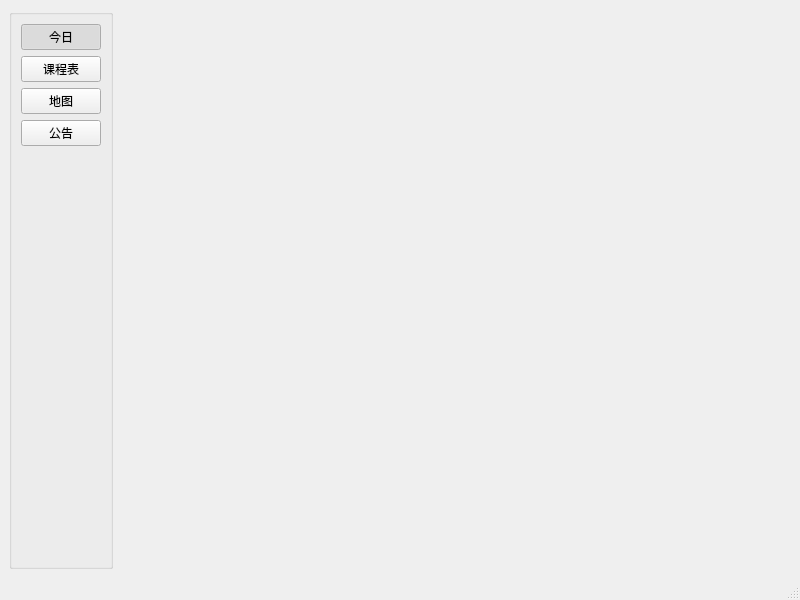
<?xml version="1.0" encoding="UTF-8"?>
<ui version="4.0">
 <class>MainWindow</class>
 <widget class="QMainWindow" name="MainWindow">
  <property name="geometry">
   <rect>
    <x>0</x>
    <y>0</y>
    <width>800</width>
    <height>600</height>
   </rect>
  </property>
  <property name="windowTitle">
   <string>MainWindow</string>
  </property>
  <widget class="QWidget" name="centralwidget">
   <layout class="QHBoxLayout" name="horizontalLayout_2">
    <item>
     <layout class="QHBoxLayout" name="horizontalLayout">
      <item>
       <widget class="QGroupBox" name="groupBox">
        <property name="title">
         <string/>
        </property>
        <layout class="QVBoxLayout" name="verticalLayout">
         <item>
          <widget class="QPushButton" name="ButtonToday">
           <property name="text">
            <string>今日</string>
           </property>
           <property name="checkable">
            <bool>true</bool>
           </property>
           <property name="checked">
            <bool>true</bool>
           </property>
          </widget>
         </item>
         <item>
          <widget class="QPushButton" name="ButtonClassSchedule">
           <property name="text">
            <string>课程表</string>
           </property>
           <property name="checkable">
            <bool>true</bool>
           </property>
          </widget>
         </item>
         <item>
          <widget class="QPushButton" name="ButtonMap">
           <property name="text">
            <string>地图</string>
           </property>
           <property name="checkable">
            <bool>true</bool>
           </property>
          </widget>
         </item>
         <item>
          <widget class="QPushButton" name="ButtonNotice">
           <property name="text">
            <string>公告</string>
           </property>
           <property name="checkable">
            <bool>true</bool>
           </property>
          </widget>
         </item>
         <item>
          <spacer name="verticalSpacer">
           <property name="orientation">
            <enum>Qt::Orientation::Vertical</enum>
           </property>
           <property name="sizeHint" stdset="0">
            <size>
             <width>20</width>
             <height>462</height>
            </size>
           </property>
          </spacer>
         </item>
        </layout>
       </widget>
      </item>
      <item>
       <widget class="QStackedWidget" name="stackedWidget"/>
      </item>
     </layout>
    </item>
   </layout>
  </widget>
  <widget class="QStatusBar" name="statusBar"/>
 </widget>
 <resources/>
 <connections/>
</ui>
